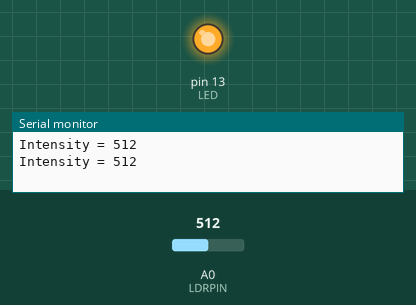
This sketch was run on a simulated Arduino Uno, built with avr-gcc and run on an emulated ATmega328P. On the bench: output pins drawn as LEDs (lit = HIGH), the last lines printed to the serial monitor. Inputs (shaded band) come from the test bench; at power-on: A0 (LDRPIN) = 512.

Above: at 1.8 s.
1.9 s: A0 (LDRPIN) set to 490
At 3.0 s:
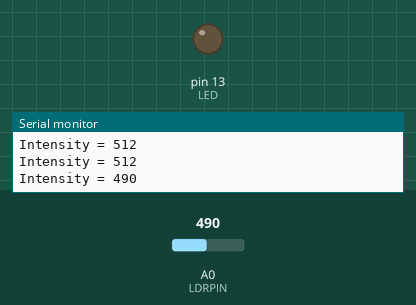
3.5 s: A0 (LDRPIN) set to 510
At 4.6 s:
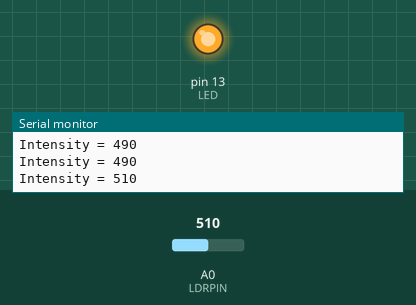
5.5 s: A0 (LDRPIN) set to 306
At 7.4 s:
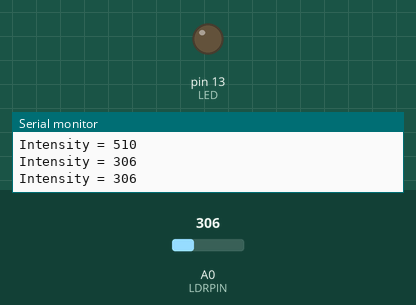
Timing chart, 0 to 8.9 s (numbered marks = the images above; inputs shaded):
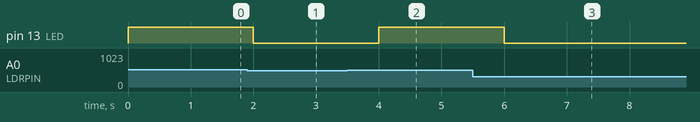

Measured:
- the behaviour switches between 501 and 500 on A0 (LDRPIN) (found by bisection; images 0 and 1)
- after the input at 1.9 s, pin 13 (LED): HIGH → LOW after 0.10 s
- after the input at 3.5 s, pin 13 (LED): LOW → HIGH after 0.50 s
- after the input at 5.5 s, pin 13 (LED): HIGH → LOW after 0.50 s

The sketch:

rtx.ino
```cpp
#define LDRPIN A0
#define LED 13
void setup()
{
  Serial.begin(115200);
  pinMode(LDRPIN, INPUT);
  pinMode(LED, OUTPUT);
}
void loop()
{
  int l = analogRead(LDRPIN);

  Serial.print("Intensity = ");
  Serial.println(l);

  if (l > 500)
  {
    digitalWrite(LED, HIGH);
  }
  else
  {
    digitalWrite(LED, LOW);
  }

  delay(1000);
}
```
